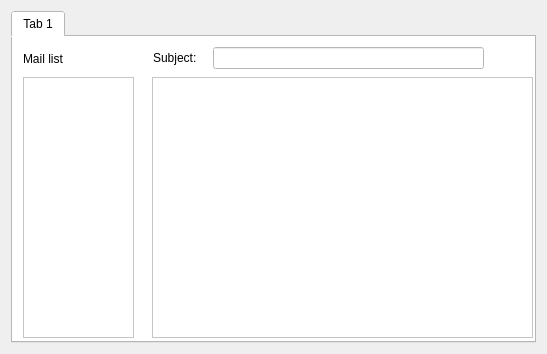
<?xml version="1.0" encoding="UTF-8"?>
<ui version="4.0">
 <class>Form</class>
 <widget class="QWidget" name="Form">
  <property name="geometry">
   <rect>
    <x>0</x>
    <y>0</y>
    <width>547</width>
    <height>354</height>
   </rect>
  </property>
  <property name="windowTitle">
   <string>Form</string>
  </property>
  <layout class="QGridLayout" name="gridLayout">
   <item row="0" column="0">
    <widget class="QTabWidget" name="tabWidget">
     <property name="maximumSize">
      <size>
       <width>780</width>
       <height>400</height>
      </size>
     </property>
     <property name="styleSheet">
      <string notr="true">background-color: rgb(255, 255, 255);
</string>
     </property>
     <property name="currentIndex">
      <number>0</number>
     </property>
     <widget class="QWidget" name="tab">
      <property name="enabled">
       <bool>true</bool>
      </property>
      <attribute name="title">
       <string>Tab 1</string>
      </attribute>
      <widget class="QWidget" name="gridLayoutWidget">
       <property name="geometry">
        <rect>
         <x>10</x>
         <y>10</y>
         <width>40</width>
         <height>23</height>
        </rect>
       </property>
       <layout class="QGridLayout" name="gridLayout_3">
        <item row="1" column="0">
         <widget class="QLabel" name="label">
          <property name="text">
           <string>Mail list:</string>
          </property>
         </widget>
        </item>
       </layout>
      </widget>
      <widget class="QWidget" name="gridLayoutWidget_3">
       <property name="geometry">
        <rect>
         <x>10</x>
         <y>40</y>
         <width>111</width>
         <height>261</height>
        </rect>
       </property>
       <layout class="QGridLayout" name="gridLayout_5">
        <item row="0" column="0">
         <widget class="QListWidget" name="listWidget"/>
        </item>
       </layout>
      </widget>
      <widget class="QWidget" name="gridLayoutWidget_4">
       <property name="geometry">
        <rect>
         <x>139</x>
         <y>40</y>
         <width>381</width>
         <height>261</height>
        </rect>
       </property>
       <layout class="QGridLayout" name="gridLayout_6">
        <item row="0" column="0">
         <widget class="QPlainTextEdit" name="plainTextEdit"/>
        </item>
       </layout>
      </widget>
      <widget class="QWidget" name="gridLayoutWidget_2">
       <property name="geometry">
        <rect>
         <x>80</x>
         <y>0</y>
         <width>31</width>
         <height>31</height>
        </rect>
       </property>
       <layout class="QGridLayout" name="gridLayout_2"/>
      </widget>
      <widget class="QWidget" name="verticalLayoutWidget">
       <property name="geometry">
        <rect>
         <x>200</x>
         <y>10</y>
         <width>271</width>
         <height>22</height>
        </rect>
       </property>
       <layout class="QVBoxLayout" name="verticalLayout">
        <item>
         <widget class="QLineEdit" name="lineEdit">
          <property name="text">
           <string/>
          </property>
         </widget>
        </item>
       </layout>
      </widget>
      <widget class="QWidget" name="verticalLayoutWidget_2">
       <property name="geometry">
        <rect>
         <x>140</x>
         <y>10</y>
         <width>51</width>
         <height>21</height>
        </rect>
       </property>
       <layout class="QVBoxLayout" name="verticalLayout_2">
        <item>
         <widget class="QLabel" name="label_2">
          <property name="text">
           <string>Subject:</string>
          </property>
         </widget>
        </item>
       </layout>
      </widget>
     </widget>
    </widget>
   </item>
  </layout>
 </widget>
 <resources/>
 <connections/>
</ui>
